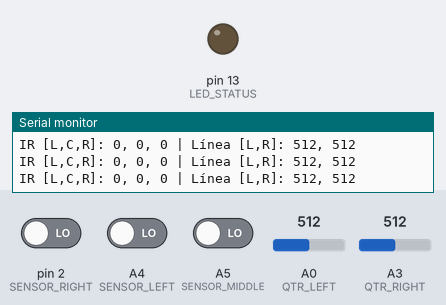
A sketch run on a simulated Arduino Uno, built with avr-gcc and run on an emulated ATmega328P. Parts: output pins drawn as LEDs (lit = HIGH), the last lines printed to the serial monitor. Inputs (shaded band) come from the test bench; at power-on: A0 (QTR_LEFT) = 512, pin 2 (SENSOR_RIGHT) LOW, A3 (QTR_RIGHT) = 512, A4 (SENSOR_LEFT) LOW, A5 (SENSOR_MIDDLE) LOW.

Above: at 1.2 s.
1.3 s: A0 (QTR_LEFT) set to 414
4.3 s: A0 (QTR_LEFT) set to 388
At 5.7 s:
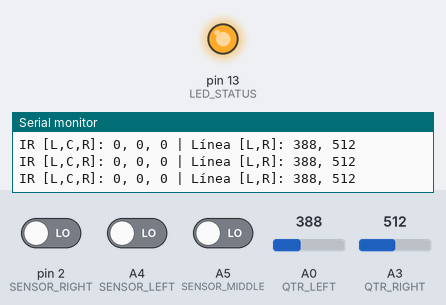
6.0 s: A0 (QTR_LEFT) set to 410
At 7.2 s:
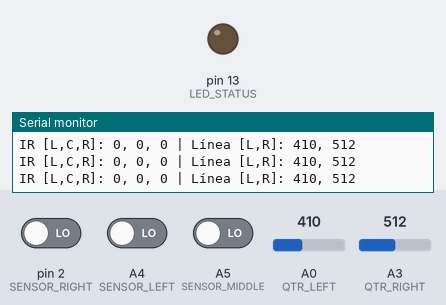
7.5 s: A0 (QTR_LEFT) set to 390
At 8.5 s:
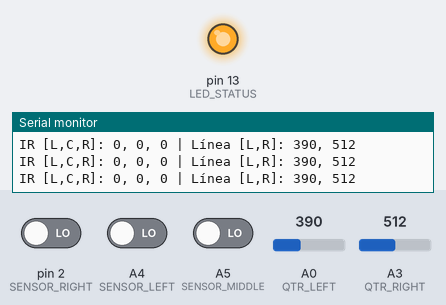
Timing chart, 0 to 10.0 s (numbered marks = the images above; inputs shaded):
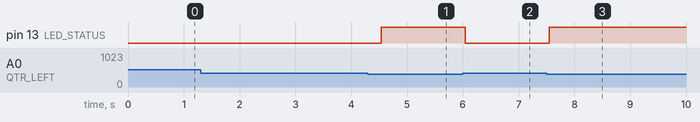

The sketch:

prueba_combinaci_n.ino
```cpp
/*
  🥋 Mini Sumo Dojo – Día 2
  Lectura combinada de sensores IR (JS40F) y línea (QTR-1A)
*/

#define SENSOR_LEFT   A4
#define SENSOR_MIDDLE A5
#define SENSOR_RIGHT  2
#define QTR_LEFT      A0
#define QTR_RIGHT     A3
#define LED_STATUS    13

void setup() {
  Serial.begin(9600);
  pinMode(SENSOR_LEFT, INPUT);
  pinMode(SENSOR_MIDDLE, INPUT);
  pinMode(SENSOR_RIGHT, INPUT);
  pinMode(LED_STATUS, OUTPUT);
  Serial.println("=== Lectura combinada IR + Línea ===");
}

void loop() {
  // Sensores IR (digital)
  bool irL = digitalRead(SENSOR_LEFT);
  bool irC = digitalRead(SENSOR_MIDDLE);
  bool irR = digitalRead(SENSOR_RIGHT);

  // Sensores de línea (analógico)
  int qtrL = analogRead(QTR_LEFT);
  int qtrR = analogRead(QTR_RIGHT);

  Serial.print("IR [L,C,R]: ");
  Serial.print(irL); Serial.print(", ");
  Serial.print(irC); Serial.print(", ");
  Serial.print(irR);
  Serial.print(" | Línea [L,R]: ");
  Serial.print(qtrL); Serial.print(", ");
  Serial.println(qtrR);

  // LED encendido si hay detección de oponente o borde
  if (irL || irC || irR || qtrL < 400 || qtrR < 400)
    digitalWrite(LED_STATUS, HIGH);
  else
    digitalWrite(LED_STATUS, LOW);

  delay(250);
}
```

Measured:
- the behaviour switches between 400 and 399 on A0 (QTR_LEFT) (found by bisection; images 0 and 1)
- after the input at 4.3 s, pin 13 (LED_STATUS): LOW → HIGH after 0.24 s
- after the input at 6.0 s, pin 13 (LED_STATUS): HIGH → LOW after 0.05 s
- after the input at 7.5 s, pin 13 (LED_STATUS): LOW → HIGH after 0.05 s
